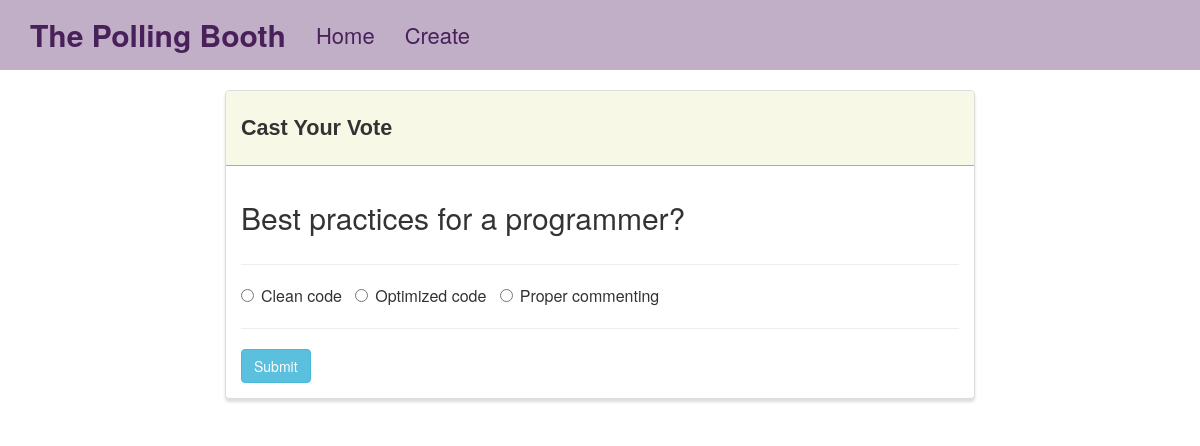
The app's page /vote/7/ with its own data.
### poll/models.py (models this page shows, shortened)
class Poll(models.Model):
    question = models.TextField()
    option_one = models.CharField(max_length=30)
    option_two = models.CharField(max_length=30)
    option_three = models.CharField(max_length=30)
    option_one_count = models.IntegerField(default=0)
    option_two_count = models.IntegerField(default=0)
    option_three_count = models.IntegerField(default=0)

### poll/views.py (the view, shortened to what this page needs)
# urls.py: path('vote/<poll_id>/', poll_views.vote, name='vote'),
def vote(request, poll_id):
    poll = Poll.objects.get(pk=poll_id)
    context = {
        'poll': poll
        }
    return render(request, 'poll/vote.html', context)

### poll/templates/poll/vote.html (shortened to what this page needs)
{% extends "poll/base.html" %}
{% block main %}
<div class="row">
    <div class="col-lg-8 col-lg-offset-2">
        <div class="panel panel-default">
            <div class="panel-heading">
                <h3 class="panel-title">Cast Your Vote</h3>
            </div>
            <div class="panel-body">
                <div class="row">
                    <div class="col-lg-12">
                        <h2>{{poll.question}}</h2>
                    </div>
                </div>
                <div class="row">
                    <div class="col-lg-12">
                        <hr />
                        <form method="POST" class="form-control-lg">
                            <div class="form-group">
                                <div class="radio"  class="form-control-lg">
                                    <label>
                                        <input type="radio" name="poll" value="option1" required>
                                        {{poll.option_one}}
                                    </label> &nbsp;
                                    <label>
                                        <input type="radio" name="poll" value="option2">
                                        {{poll.option_two}}
                                    </label> &nbsp;
                                    <label>
                                        <input type="radio" name="poll" value="option3">
                                        {{poll.option_three}}
                                    </label> &nbsp;
                                </div>
                            </div>
                            <hr />
                            <button type="submit" class="btn btn-info">
                                Submit
                            </button>
                        </form>
                    </div>
                </div>
            </div>
        </div>
    </div>
</div>
{% endblock %}

### poll/static/style.css (style rules this page uses)
.panel-default > .panel-heading { color: #333; background-color: rgba(245, 245, 220, .7); border-color: rgba(119, 119, 108, 0.6); font-size: large; }
.panel { margin-top: 20px; box-shadow: 0px 3px 3px 0px #ddd; }
.panel-title { font-weight: bolder; font-size: larger; padding-top: 15px; padding-bottom: 15px; font-family: Arial, Helvetica, sans-serif; font: outline; }
.form-group { font-size: medium; }

### records on screen
Poll: question "Best practices for a programmer?", option_one "Clean code", option_two "Optimized code", option_three "Proper commenting"
